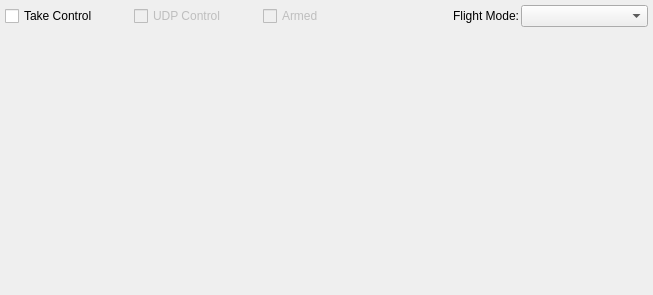
<?xml version="1.0" encoding="UTF-8"?>
<ui version="4.0">
 <class>GCSControl</class>
 <widget class="QWidget" name="GCSControl">
  <property name="geometry">
   <rect>
    <x>0</x>
    <y>0</y>
    <width>653</width>
    <height>295</height>
   </rect>
  </property>
  <property name="sizePolicy">
   <sizepolicy hsizetype="Expanding" vsizetype="Expanding">
    <horstretch>0</horstretch>
    <verstretch>0</verstretch>
   </sizepolicy>
  </property>
  <property name="windowTitle">
   <string>Form</string>
  </property>
  <property name="styleSheet">
   <string notr="true"/>
  </property>
  <layout class="QVBoxLayout" name="verticalLayout_2">
   <property name="spacing">
    <number>2</number>
   </property>
   <property name="margin">
    <number>5</number>
   </property>
   <item>
    <layout class="QVBoxLayout" name="verticalLayout"/>
   </item>
   <item>
    <layout class="QHBoxLayout" name="horizontalLayout">
     <item>
      <widget class="QCheckBox" name="checkBoxGcsControl">
       <property name="toolTip">
        <string>Configure the input to receive control from the GCS. Unchecking restores your settings.</string>
       </property>
       <property name="text">
        <string>Take Control</string>
       </property>
      </widget>
     </item>
     <item>
      <widget class="QCheckBox" name="checkBoxUDPControl">
       <property name="enabled">
        <bool>false</bool>
       </property>
       <property name="toolTip">
        <string>Allow UDP packets to set the control signals.</string>
       </property>
       <property name="text">
        <string>UDP Control</string>
       </property>
      </widget>
     </item>
     <item>
      <widget class="QCheckBox" name="checkBoxArmed">
       <property name="enabled">
        <bool>false</bool>
       </property>
       <property name="text">
        <string>Armed</string>
       </property>
       <property name="checkable">
        <bool>true</bool>
       </property>
      </widget>
     </item>
     <item>
      <widget class="QLabel" name="label">
       <property name="text">
        <string>Flight Mode:</string>
       </property>
       <property name="alignment">
        <set>Qt::AlignRight|Qt::AlignTrailing|Qt::AlignVCenter</set>
       </property>
      </widget>
     </item>
     <item>
      <widget class="QComboBox" name="comboBoxFlightMode"/>
     </item>
    </layout>
   </item>
   <item>
    <layout class="QGridLayout" name="gridLayout" columnstretch="0,0,0">
     <property name="horizontalSpacing">
      <number>10</number>
     </property>
     <property name="leftMargin">
      <number>0</number>
     </property>
     <item row="0" column="0">
      <widget class="JoystickControl" name="widgetLeftStick" native="true">
       <property name="sizePolicy">
        <sizepolicy hsizetype="Preferred" vsizetype="Preferred">
         <horstretch>0</horstretch>
         <verstretch>0</verstretch>
        </sizepolicy>
       </property>
       <property name="minimumSize">
        <size>
         <width>100</width>
         <height>100</height>
        </size>
       </property>
       <property name="mouseTracking">
        <bool>false</bool>
       </property>
       <property name="styleSheet">
        <string notr="true">background:transparent</string>
       </property>
      </widget>
     </item>
     <item row="0" column="1">
      <spacer name="verticalSpacer">
       <property name="orientation">
        <enum>Qt::Vertical</enum>
       </property>
       <property name="sizeHint" stdset="0">
        <size>
         <width>2</width>
         <height>40</height>
        </size>
       </property>
      </spacer>
     </item>
     <item row="0" column="2">
      <widget class="JoystickControl" name="widgetRightStick" native="true">
       <property name="sizePolicy">
        <sizepolicy hsizetype="Preferred" vsizetype="Preferred">
         <horstretch>0</horstretch>
         <verstretch>0</verstretch>
        </sizepolicy>
       </property>
       <property name="minimumSize">
        <size>
         <width>100</width>
         <height>100</height>
        </size>
       </property>
       <property name="styleSheet">
        <string notr="true">background:transparent</string>
       </property>
      </widget>
     </item>
    </layout>
   </item>
  </layout>
 </widget>
 <customwidgets>
  <customwidget>
   <class>JoystickControl</class>
   <extends>QWidget</extends>
   <header>joystickcontrol.h</header>
   <container>1</container>
  </customwidget>
 </customwidgets>
 <resources/>
 <connections/>
</ui>
